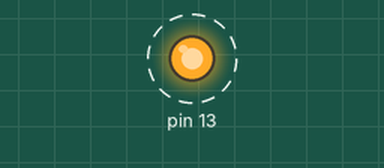
The sketch below on a simulated Arduino Uno, built with avr-gcc and run on an emulated ATmega328P. Shown: output pins drawn as LEDs (lit = HIGH). Dashed ring = blinking. What the sketch prints to the serial monitor is not drawn.

Above: at 0.55 s.
Timing chart, 0 to 3.5 s (numbered marks = the images above):
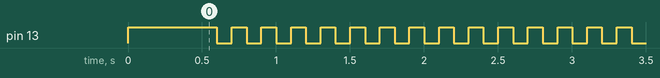

The sketch:

WatchDogTimer.ino
```cpp
/*
Watchdog Timer Basic Example
10 June 2011
Nicolas Larsen
*/

#include <avr/wdt.h>

int loop_count = 0;

void setup() {
Serial.begin(9600);
Serial.println("Starting up...");

pinMode(13,OUTPUT);
digitalWrite(13,HIGH);

delay (500);

watchdogSetup();
}

void watchdogSetup(void){

cli();        // disable all interrupts
wdt_reset();  // reset the WDT timer

/*
WDTCSR configuration:
WDIE = 1: Interrupt Enable
WDE = 1 :Reset Enable
WDP3 = 0 :For 2000ms Time-out
WDP2 = 1 :For 2000ms Time-out
WDP1 = 1 :For 2000ms Time-out
WDP0 = 1 :For 2000ms Time-out
*/

// Enter Watchdog Configuration mode:
WDTCSR |= B00011000;
// Set Watchdog settings:
WDTCSR = B01101001;

sei(); // Enable all interrupts

}

void loop(){

  for (int i = 0; i <= loop_count;i++){  digitalWrite(13,HIGH);
                                         delay(100);
                                         digitalWrite(13,LOW);
                                         delay(100);
                                        }

  loop_count++;

  wdt_reset();

  Serial.print(loop_count);
  Serial.print(". Watchdog fed in approx. ");
  Serial.print(loop_count*200);
  Serial.println(" milliseconds.");

}

// Watchdog timer interrupt.
ISR(WDT_vect) {  // Include your code here - be careful not to use functions they may cause the interrupt to hang and // prevent a reset.

   Serial.println("Woof - Woof!!!"); // Do not use Serial.print statement in real code!!!

}
```

Measured:
- by itself, pin 13: alternates HIGH for 0.10 s and LOW for 0.10 s
